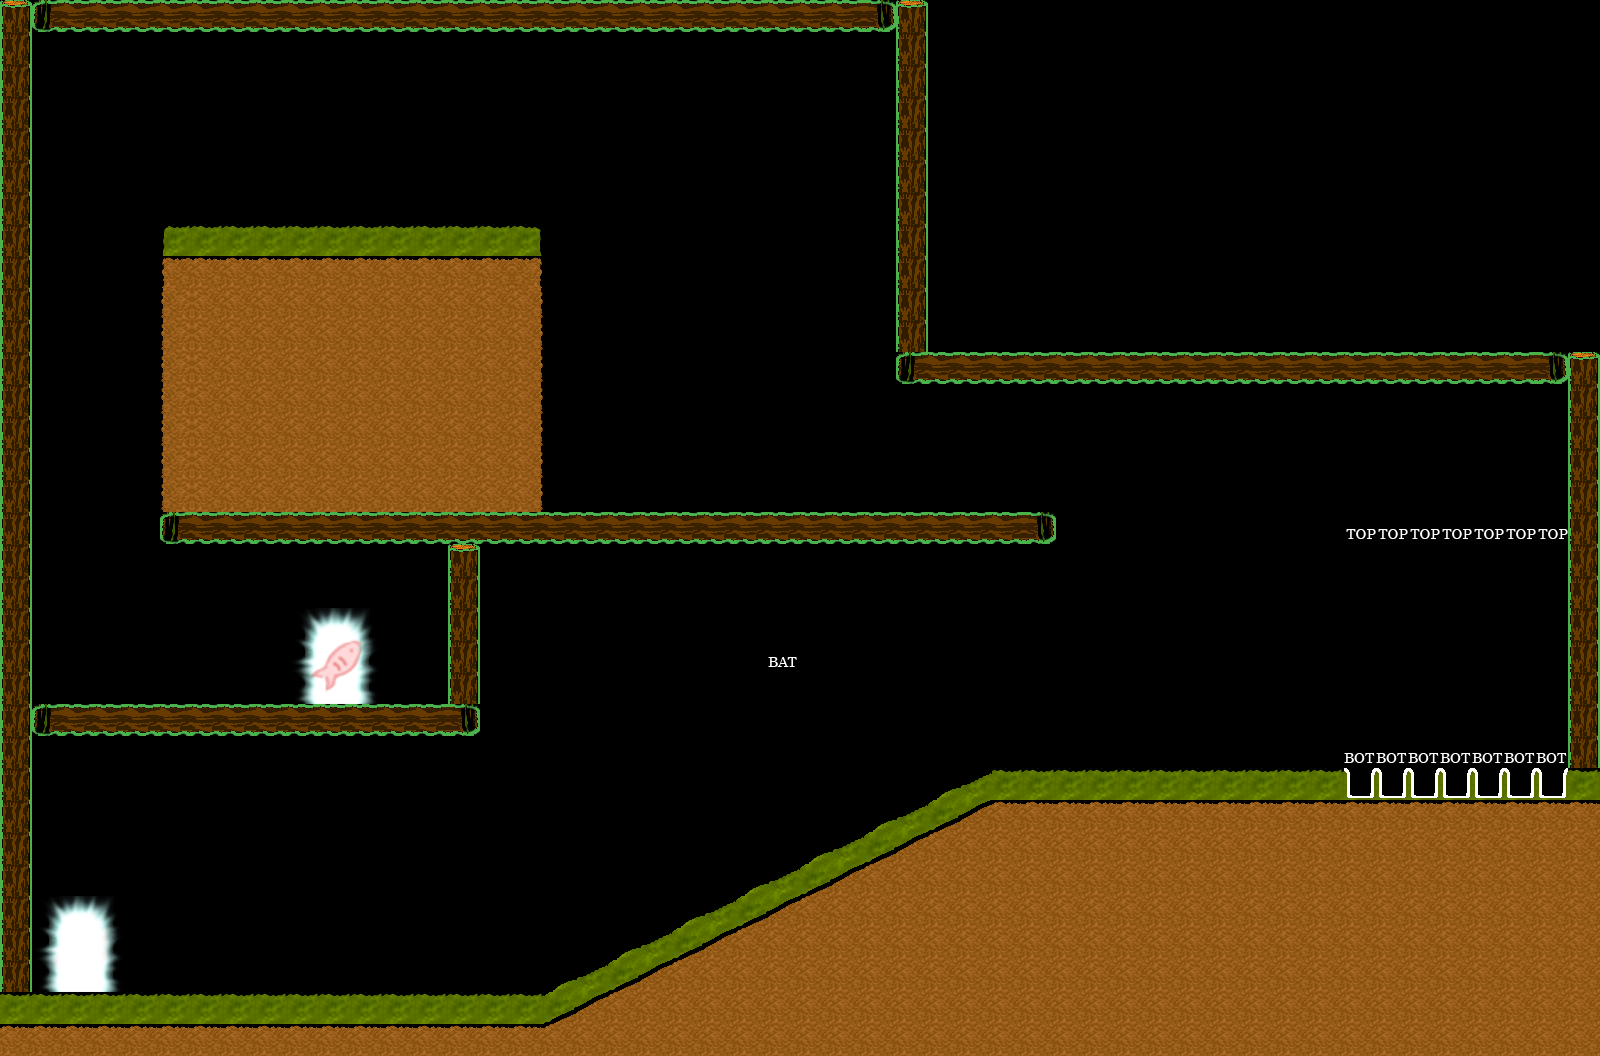

The image is a tile-based game level rendered from a .tmx file. Its description and source (layers, tilesets, objects; grid data summarised) follow:
An orthogonal 50x33 tile map with 32x32 px tiles, 2 tile layers (foreground, object), 2 tilesets.

<map version="1.0" orientation="orthogonal" width="50" height="33" tilewidth="32" tileheight="32">
 <tileset firstgid="1" source="forestTiles.tsx" />
 <tileset firstgid="217" source="salmonTiles.tsx" />
 <layer name="foreground" width="50" height="33">
  <data>[1650 cells, 565 non-empty, 42 distinct tile ids]</data>
 </layer>
 <layer name="object" width="50" height="33">
  <data>[1650 cells, 15 non-empty, 3 distinct tile ids]</data>
 </layer>
</map>
